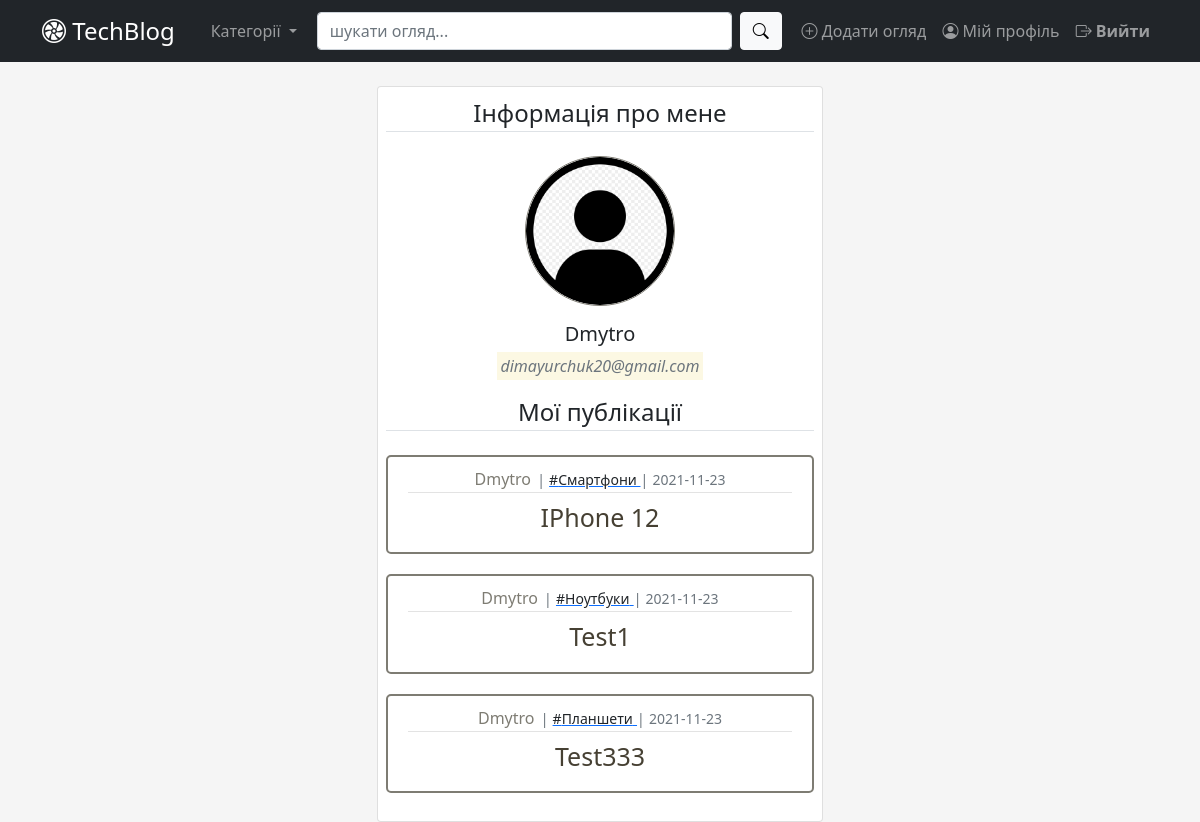
The page /auth/account (signed in) on the database as committed earlier.
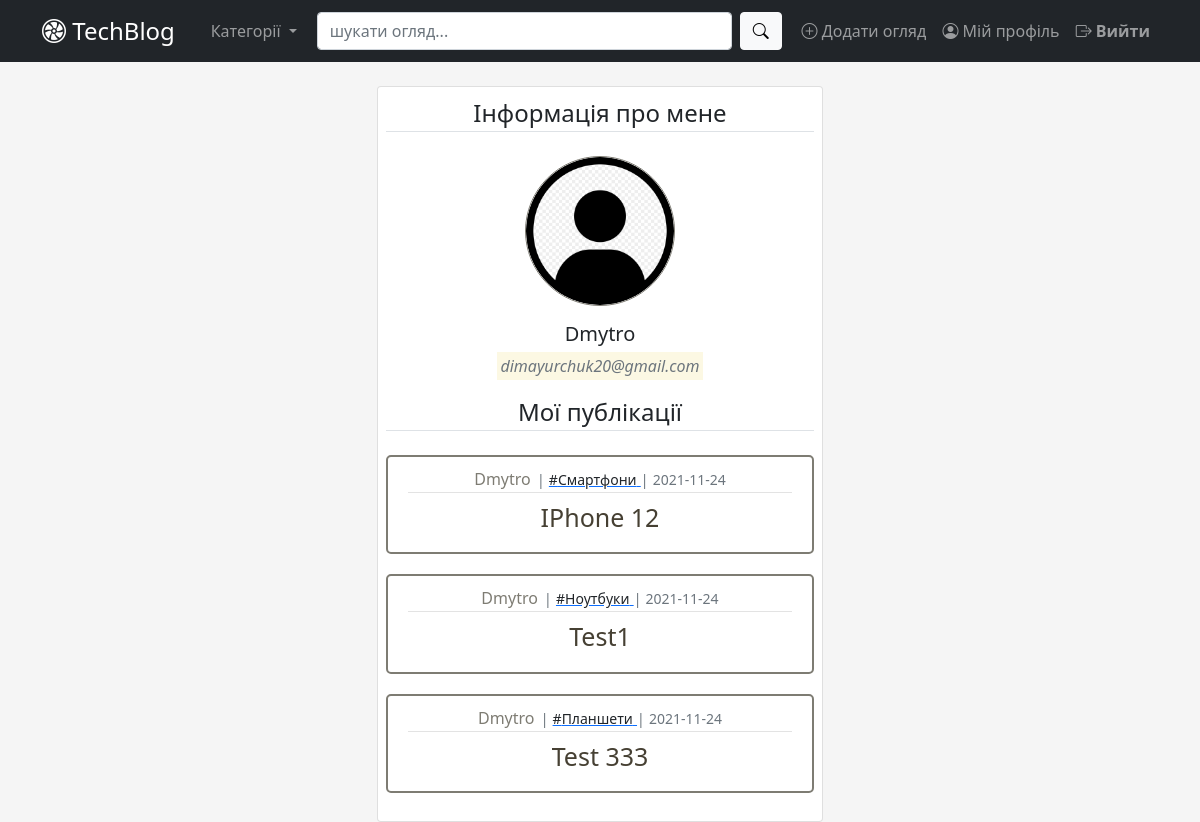
The same page on the database as committed later.
### app/blog/models.py (models this page shows, shortened)
class Post(db.Model):  # type: ignore
    id = db.Column(db.Integer, primary_key=True)  # type: ignore
    category_id = db.Column(db.Integer, db.ForeignKey('category.id'),
                            nullable=False)  # type: ignore
    user_id = db.Column(db.Integer(), db.ForeignKey('user.id'))  # type: ignore
    title = db.Column(db.String(100), nullable=False)  # type: ignore
    content = db.Column(db.Text)  # type: ignore
    created_at = db.Column(db.DateTime, default=datetime.now)  # type: ignore
    comments = db.relationship('Comment', backref='post_br', lazy=True)
    likes = db.relationship('Like', backref='post_br', lazy=True)

class Category(db.Model):  # type: ignore
    id = db.Column(db.Integer, primary_key=True)  # type: ignore
    name = db.Column(db.String(25), unique=True, nullable=False)
    category = db.relationship('Post', backref='category_br', lazy=True)

### app/user/models.py (models this page shows, shortened)
class User(db.Model, UserMixin):  # type: ignore
    id = db.Column(db.Integer, primary_key=True)  # type: ignore
    username = db.Column(db.String(30), unique=True, nullable=False)
    email = db.Column(db.String(50), unique=True, nullable=False)
    password = db.Column(db.String(30), nullable=False)
    picture = db.Column(db.String(20), nullable=False,
                        server_default='default.jpg')  # type: ignore
    comment = db.relationship('Comment', backref='user_br', lazy=True)
    like = db.relationship('Like', backref='user_br', lazy=True)
    posts = db.relationship('Post', backref='user_br', lazy=True)

### app/user/views.py (the view)
@user_bp.route("/account")
@login_required
def account():
    posts = Post.query.filter_by(user_id=current_user.id)
    return render_template('account.html', posts=posts)

### app/user/models.py (called while the page is built)
@login_manager.user_loader
def load_user(user_id):
    return User.query.get(int(user_id))

### app/user/templates/user/account.html
{% extends "base.html" %}
{% block main %}
  {% from "_render_field.html" import render_field_lr %}
  <div class="content-section" align="center">
    <div class="card d-inline-flex p-2" style="margin:auto;width:40%">
      <legend class="border-bottom mb-4">Інформація про мене</legend>
      <div class="media">
        <img src="{{url_for('static',filename='profile_pictures/' + current_user.picture)}}" class="rounded-circle profile-img" alt="profile-image">
        <div class="card-body">
            <h5 class="card-title">{{ current_user.username }}</h5>
            <mark><em class="card-title text-muted">{{ current_user.email }}</em></mark>
        </div>
        <legend class="border-bottom mb-4">Мої публікації</legend>
        {% include "posts_list.html" %}
      </div>
    </div>
  </div>
{% endblock main %}

### app/templates/_render_field.html (shortened to what this page needs)
{% macro render_post_item(post) %}
    <article class="media article-section">
    <div class="media-body">
      <div class="article-metadata">
        <a class="author-name" href="{{url_for('blog_bp_in.user_posts', user_id=post.user_br.id)}}">
          {{ post.user_br.username }}
        </a><small class="text-muted">|</small>
        <a href="{{url_for('blog_bp_in.posts_by_category', category_id=post.category_br.id)}}">
          <small class="link-dark">#{{ post.category_br.name }}</small>
        </a><small class="text-muted">|</small>
        <small class="text-muted">
          {{ post.created_at.strftime('%Y-%m-%d')  }}
        </small>
      </div>
      <h2><a class="article-title" href="{{url_for('blog_bp_in.post_view', post_id=post.id)}}"> {{ post.title }} </a></h2>
    </div>
  </article>
{% endmacro %}

Rows that differ between the two databases and show on the page:
changed Post "IPhone 12": created_at "2021-11-23" → "2021-11-24"
changed Post "Test1": created_at "2021-11-23" → "2021-11-24"
changed Post "Планшети": created_at "2021-11-23" → "2021-11-24"; title "Test333" → "Test 333"
